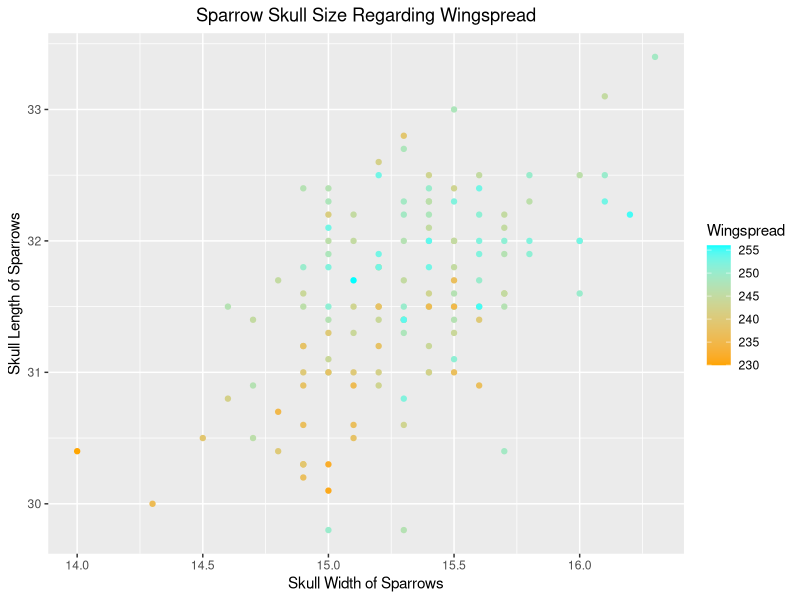
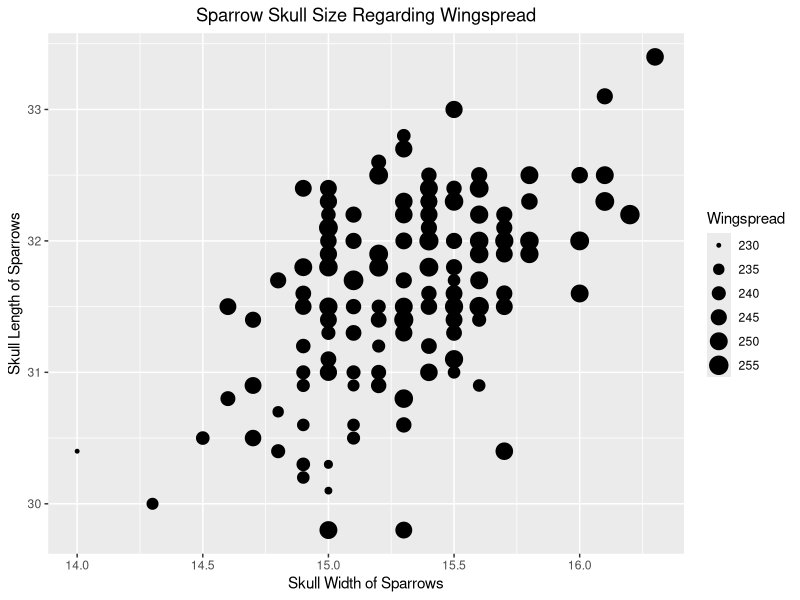
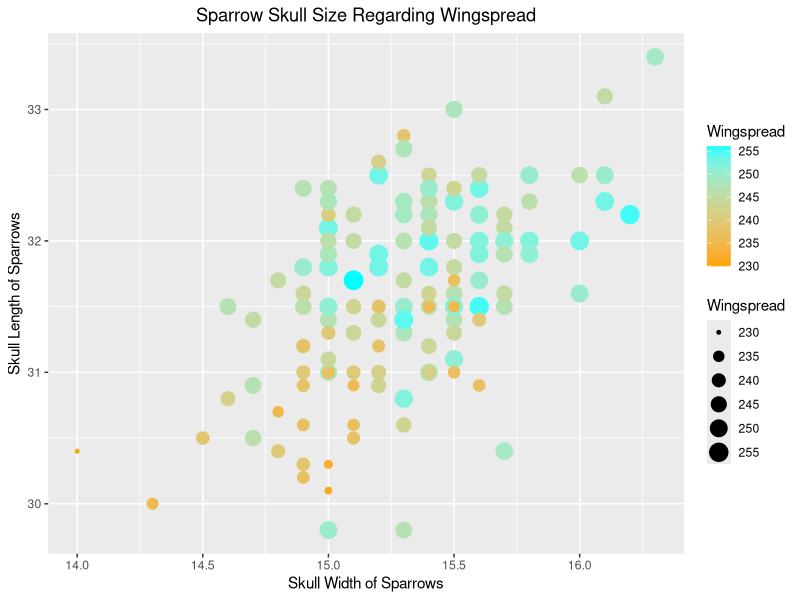

Write the R code that produced these figures, in order.
## ---- chunk 1
library(knitr)
library(tidyverse)
knitr::opts_chunk$set(echo = TRUE, fig.align="center", fig.height=4.5, fig.width=4.5)
## ---- chunk 2
sparrows <- read.csv("sparrows.csv")
head(sparrows)
## ---- chunk 3
### Enter your code here.
# # For reference, question 3c:
# Use logical indexing and the functions min() and max() to determine the sex, age, and survival status for the bird with the longest and shortest wingspread

longest_w <- sparrows %>%
  filter(Wingspread == max(Wingspread)) %>%
  select(Sex,Age,Survival)

print(longest_w) #Longest wingspread stats

shortest_w <-sparrows %>%
  filter(Wingspread == min(Wingspread)) %>%
  select(Sex,Age,Survival)

print(shortest_w) #Shortest wingspread stats
## ---- chunk 4
#Version 1 (Color)
c_skull_scatterplot <- ggplot(sparrows,aes(x=Skull_Width,y=Skull_Length))+
  geom_point(aes(color=Wingspread))+
  scale_color_gradient(low="orange",high="cyan")+
  xlab("Skull Width of Sparrows") + ylab("Skull Length of Sparrows") +
  ggtitle("Sparrow Skull Size Regarding Wingspread") +
  theme(plot.title = element_text(hjust = 0.5))
c_skull_scatterplot

#Version 2 (Size)
s_skull_scatterplot <- ggplot(sparrows,aes(x=Skull_Width,y=Skull_Length))+
  geom_point(aes(size=Wingspread))+
  scale_color_gradient(low="orange",high="cyan")+
  xlab("Skull Width of Sparrows") + ylab("Skull Length of Sparrows") +
  ggtitle("Sparrow Skull Size Regarding Wingspread") +
  theme(plot.title = element_text(hjust = 0.5))
s_skull_scatterplot

#My own Version 3, both combined :)
skull_scatterplot <- ggplot(sparrows,aes(x=Skull_Width,y=Skull_Length))+
  geom_point(aes(color=Wingspread,size=Wingspread))+
  scale_color_gradient(low="orange",high="cyan")+
  xlab("Skull Width of Sparrows") + ylab("Skull Length of Sparrows") +
  ggtitle("Sparrow Skull Size Regarding Wingspread") +
  theme(plot.title = element_text(hjust = 0.5))
skull_scatterplot

## ---- chunk 5
### Enter your code here.
## ---- chunk 6
### Enter your code here.
## ---- chunk 7
### Enter your code here.
## ---- chunk 8
### Enter your code here.
## ---- chunk 9
### Enter your code here.
## ---- chunk 10
### Enter your code here.
